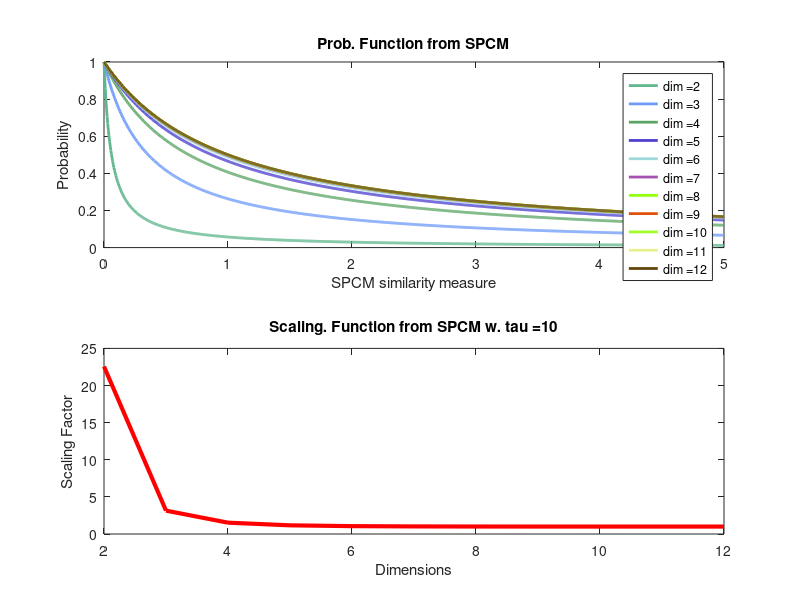
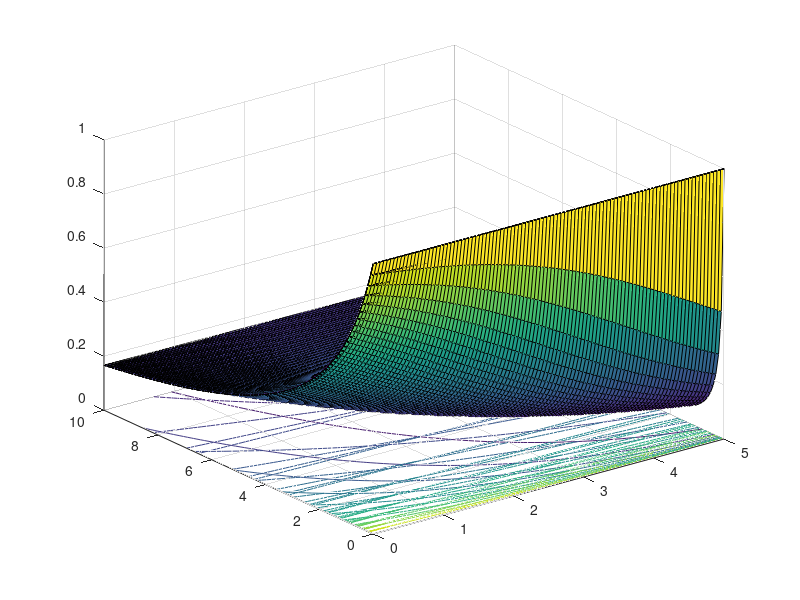

Recreate these plots in MATLAB, in order. (Note: this script raises an error after producing the figures.)
%% Plot of Probability function from spcm for tau = 10
clc
clear all
close all

% Values from H(Theta_i ~ Theta_j) = s(Sigma_i,Sigma_j)
s = linspace(0,5,1000);

% d-Dimension of data samples
dim = [2:1:12];

% Tolerance tau for scaling function
tau = [0:1:10];
tau_idx = length(tau);

% Scaling function
alpha = zeros(length(tau),length(dim));
for i=1:length(tau)
    alpha(i,:) = 10.^(tau(i)*exp(-dim));
end

% Probability Function from SPCM p(theta_i~theta_j|Sigma_i,Sigma_j) = 1/( 1
% + s(Sigma_i,Sigma_j)*alpha(tau,dim))
p_sim = zeros(length(dim),length(s));
for i=1:length(dim)
    p_sim(i,:) = 1./(1+s*alpha(tau(tau_idx),i));
end

figure('Color', [1 1 1])
subplot(2,1,1)
legendinfo = {};
for i=1:length(dim)
    plot(s,p_sim(i,:),'LineWidth', 2, 'Color',[rand rand rand])    
    legendinfo{i} = strcat('dim = ', num2str(dim(i)));
    hold on
end

legend(legendinfo)
ylabel('Probability')
xlabel('SPCM similarity measure')
title('Prob. Function from SPCM')

subplot(2,1,2)
plot(dim,alpha(end,:), 'LineWidth', 3 , 'Color', [1 0 0]);
ylabel('Scaling Factor')
xlabel('Dimensions')
tit = strcat('Scaling. Function from SPCM w. tau = ', num2str(tau(tau_idx)));
title(tit)

%% Plot of Probability function from spcm full
clc
clear all
close all

% d-Dimension of data samples
dim = [2:1:6];

% Values from H(Theta_i ~ Theta_j) = s(Sigma_i,Sigma_j)
s = linspace(0,5,100);

% Tolerance tau for scaling function
taus = linspace(0,10,100);

% Probability Function from SPCM p(theta_i~theta_j|Sigma_i,Sigma_j) = 1/( 1 + s(Sigma_i,Sigma_j)*alpha(tau,dim)figure('Color', [1 1 1])
figure('Color', [1 1 1])
for k=1:1:length(dim)
    dim_idx = k;
    p_sim = zeros(length(s),length(taus));
    for i=1:length(s)
        for j=1:length(taus)
            alpha_ = 10^(taus(j)*exp(-dim(dim_idx)));
            p_sim(i,j) = 1/(1+s(i)*alpha_);
        end
    end
%     c = ones(size(p_sim))*floor(rand*10);
    surfc(s,taus,p_sim)
    hold on
%     ylabel('SPCM similarity value')
%     xlabel('Tolerance Tau')
%     zlabel('Probability')
%     tit = strcat('Probability function for data of dim= ',num2str(dim(dim_idx)));
%     title(tit)
end

alpha(.6)
ylabel('SPCM similarity value')
xlabel('Tolerance Tau')
zlabel('Probability')